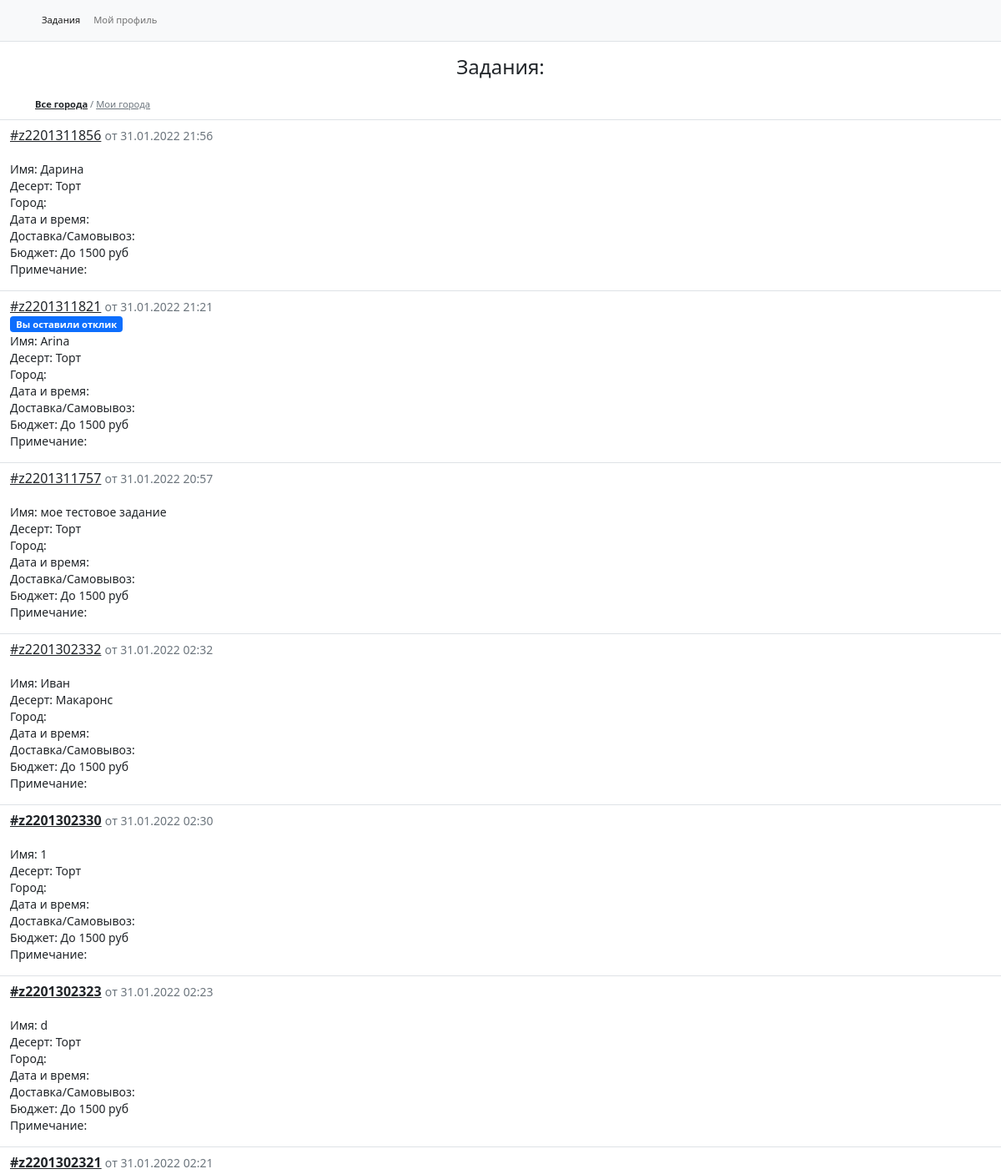
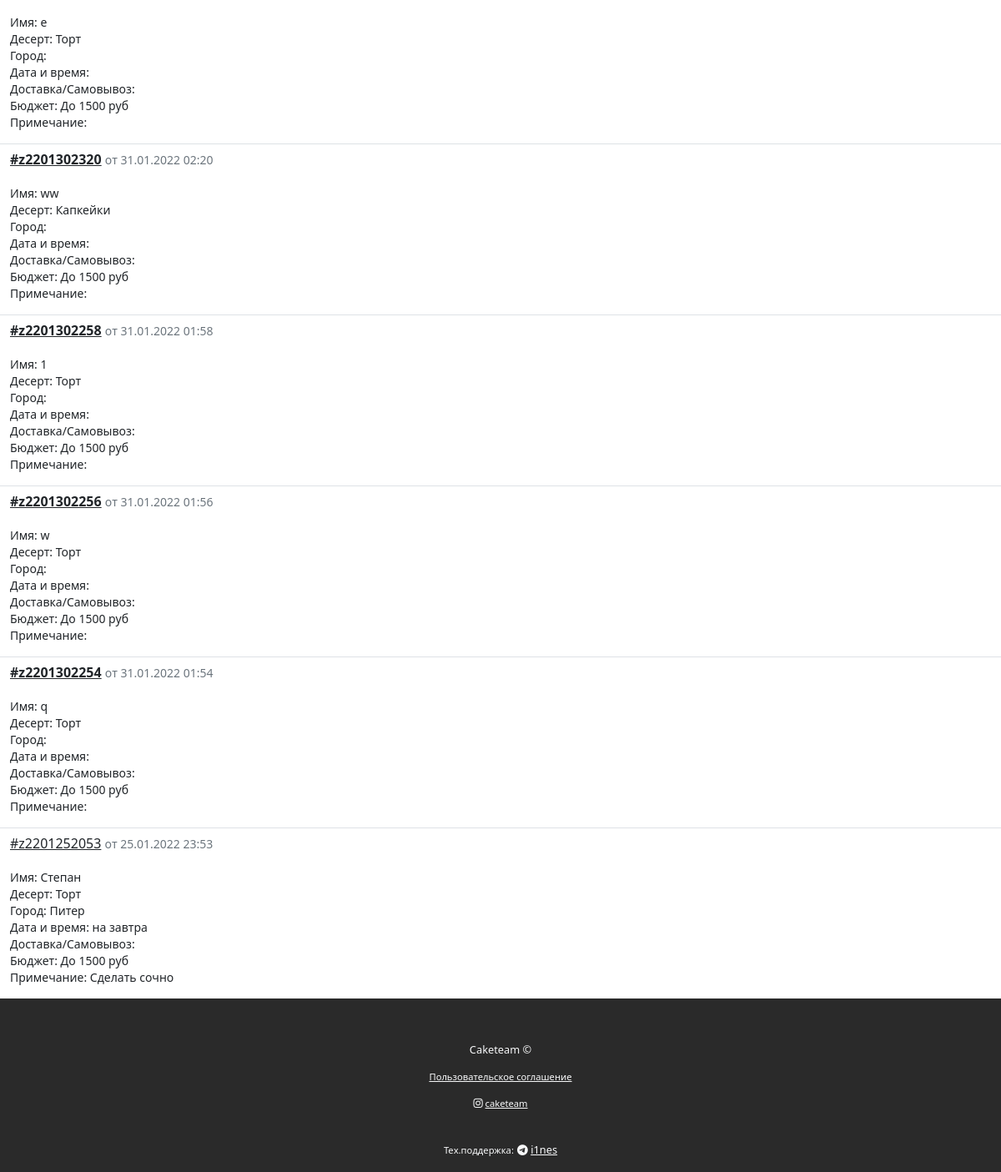
Page /a/orders (signed in) on the earlier database version (2 pictures, top to bottom).
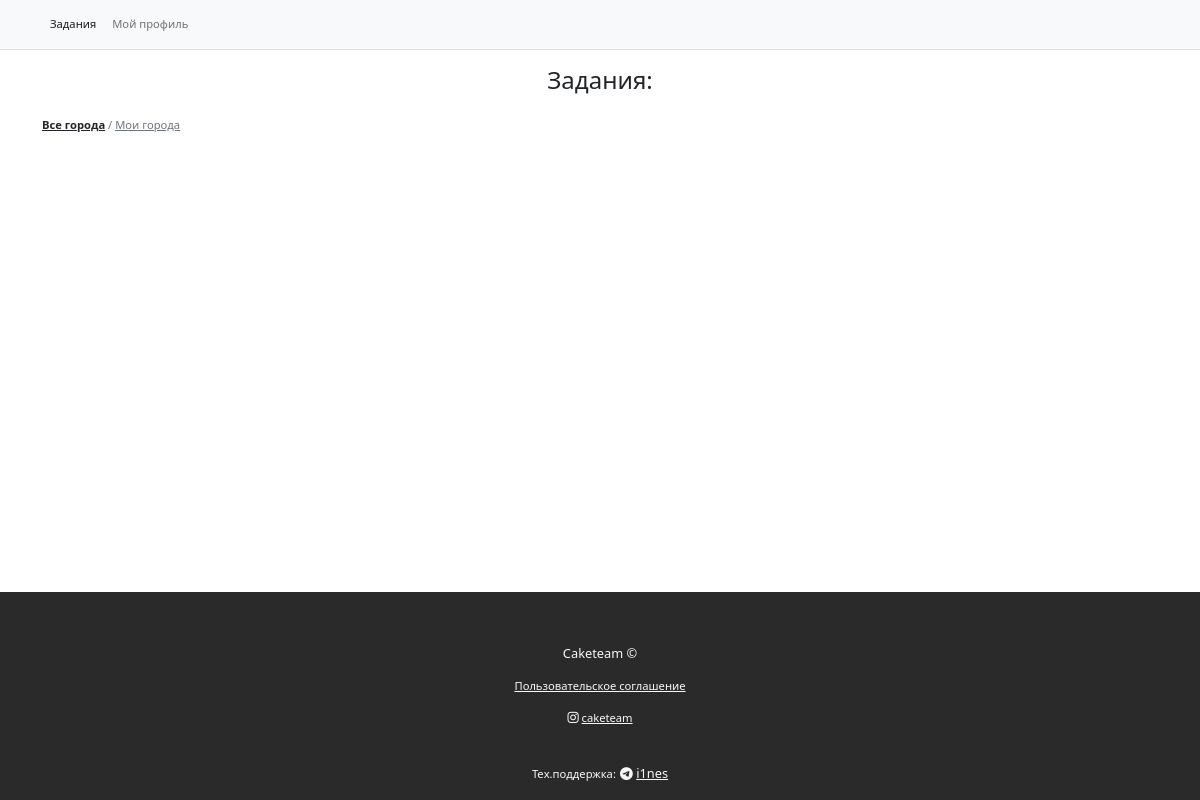
Same page on the later database version.
### quiz/models.py (models this page shows, shortened)
class Order(models.Model):
    STATUS_CHOICE = (
        ("NEW", "new"),
        ("FIND", "find"),
        ("WORK", "work"),
        ("DONE", "done"),
        ("UNDONE", "undone"),
    )
    name = models.CharField(max_length=200, default='')
    phone = models.CharField(max_length=15, default='')
    city = models.CharField(max_length=30, default='')
    max_responds = models.IntegerField(default=5)
    date = models.DateTimeField(auto_now_add=True, blank=True)
    status = models.CharField(max_length=15, choices=STATUS_CHOICE, default="NEW")
    note = models.TextField(default='')
    staff = models.ForeignKey(Staff, null=True, blank=True, on_delete=models.PROTECT, related_name="orders")
    respond_price = models.IntegerField(default=50)
    order_url = models.CharField(max_length=50, default="", unique=True)
    views = models.PositiveIntegerField(default=0)
    def set_numb_of_order(self):
        numb_of_order = '#z' + '{}'.format(self.date.strftime('%Y'))[-2:] + '{}'.format(
            self.date.strftime('%m%d%H%M'))
        return numb_of_order

### quiz/views.py (the view)
# urls.py: path('a/orders', quiz_views.staff_orders, name="staff_orders"),
def staff_orders(request):
    orders = Order.objects.exclude(status="NEW").order_by('-date')
    staff = request.user.staff
    filter_orders = []
    active = False
    if request.GET.get('f') == 'city':
        active = True
        for order in orders:
            if order.city in staff.cities:
                filter_orders.append(order)
    else:
        filter_orders = orders
    context = {'orders': filter_orders, 'staff': staff, 'active': active}
    return render(request, 'quiz/staff_orders.html', context)

### quiz/templatetags/is_responded.py (called while the page is built)
@register.filter
def is_responded(order, staff):
    return len(Respond.objects.filter(order=order, staff=staff)) > 0

### quiz/templatetags/is_viewed.py (called while the page is built)
@register.filter
def is_viewed(order, staff):
    return len(OrderCounter.objects.filter(order=order, staff=staff)) > 0

### quiz/templatetags/to_replace.py (called while the page is built)
@register.filter
def to_replace(value):
    return value.replace(";", "<br>")

### quiz/templates/quiz/staff_orders.html (shortened to what the changed rows need)
<!DOCTYPE html>
{% load to_replace %}
{% load is_viewed %}
{% load is_responded %}
{% load static %}
<html lang="en" class="h-100">
<head>
    <link rel="stylesheet" href="https://cdn.jsdelivr.net/npm/bootstrap-icons@1.7.2/font/bootstrap-icons.css">
    <link href="https://cdn.jsdelivr.net/npm/bootstrap@5.0.2/dist/css/bootstrap.min.css" rel="stylesheet">
    <link href="{% static 'css/style.css' %}" rel="stylesheet" />
</head>
<body class="d-flex flex-column h-100">
<main class="flex-shrink-0">
    {% for order in orders|slice:":100" %}
    <div class="container-fluid border-top border-top pt-2">
        <div class="row">
            <div class="col-12">
                {% if order.staff != staff and order.staff != None or order.status == "DONE" or order.status == "UNDONE" %}
                <p class="fw-normal lh-sm text-dark">{{ order.set_numb_of_order }}
                {% else %}
                    {% if order|is_viewed:staff %}
                    <p class="fw-normal lh-sm"><a class="text-dark" href="{% url 'order_respond_login' order_id=order.id telegram_id=staff.telegram_id %}">{{ order.set_numb_of_order }}</a>
                    {% else %}
                    <p class="fw-bold lh-sm"><a class="text-dark" href="{% url 'order_respond_login' order_id=order.id telegram_id=staff.telegram_id %}">{{ order.set_numb_of_order }}</a>
                    {% endif %}
                {% endif %}
                        <small class="text-muted fw-normal">от {{ order.date|date:'d.m.Y H:i' }}</small><br>
                        {% if order.staff == staff %}
                        <span class="badge bg-success offer-text">Вы исполнитель</span>{% if order.status == "DONE" %}<span class="text-success offer-text"> ЗАКАЗ ВЫПОЛНЕН</span>{% elif order.status == "UNDONE" %}<span class="text-danger offer-text"> ЗАКАЗ НЕ ВЫПОЛНЕН</span>{% endif %}
                        {% elif order.staff != staff and order.staff != None %}
                        <span class="badge bg-danger offer-text">Выбран другой кондитер</span>
                        {% elif order|is_responded:staff %}
                        <span class="badge bg-primary offer-text">Вы оставили отклик</span>
                        {% endif %}
                        {% autoescape off %}
                        <br><small class="text-dark fw-normal">{{ order.note|to_replace }}</small>
                        {% endautoescape %}
            </div>
        </div>
    </div>
    {% endfor %}
</main>
</body>
</html>

Differences in the rows shown:
removed Order: set_numb_of_order "#z2201311856", date "31.01.2022 21:56", note|to_replace "Имя: Дарина Десерт: Торт Город: Дата и время: Доставка/Самовывоз: Бюджет: До 1500 руб Примечание:"
removed Order: set_numb_of_order "#z2201311821", date "31.01.2022 21:21", shows "Вы оставили отклик", note|to_replace "Имя: Arina Десерт: Торт Город: Дата и время: Доставка/Самовывоз: Бюджет: До 1500 руб Примечание:"
removed Order: set_numb_of_order "#z2201311757", date "31.01.2022 20:57", note|to_replace "Имя: мое тестовое задание Десерт: Торт Город: Дата и время: Доставка/Самовывоз: Бюджет: До 1500 руб Примечание:"
removed Order: set_numb_of_order "#z2201302332", date "31.01.2022 02:32", note|to_replace "Имя: Иван Десерт: Макаронс Город: Дата и время: Доставка/Самовывоз: Бюджет: До 1500 руб Примечание:"
removed Order: set_numb_of_order "#z2201302330", date "31.01.2022 02:30", note|to_replace "Имя: 1 Десерт: Торт Город: Дата и время: Доставка/Самовывоз: Бюджет: До 1500 руб Примечание:"
removed Order: set_numb_of_order "#z2201302323", date "31.01.2022 02:23", note|to_replace "Имя: d Десерт: Торт Город: Дата и время: Доставка/Самовывоз: Бюджет: До 1500 руб Примечание:"
removed Order: set_numb_of_order "#z2201302321", date "31.01.2022 02:21", note|to_replace "Имя: e Десерт: Торт Город: Дата и время: Доставка/Самовывоз: Бюджет: До 1500 руб Примечание:"
removed Order: set_numb_of_order "#z2201302320", date "31.01.2022 02:20", note|to_replace "Имя: ww Десерт: Капкейки Город: Дата и время: Доставка/Самовывоз: Бюджет: До 1500 руб Примечание:"
removed Order: set_numb_of_order "#z2201302258", date "31.01.2022 01:58", note|to_replace "Имя: 1 Десерт: Торт Город: Дата и время: Доставка/Самовывоз: Бюджет: До 1500 руб Примечание:"
removed Order: set_numb_of_order "#z2201302256", date "31.01.2022 01:56", note|to_replace "Имя: w Десерт: Торт Город: Дата и время: Доставка/Самовывоз: Бюджет: До 1500 руб Примечание:"
removed Order: set_numb_of_order "#z2201302254", date "31.01.2022 01:54", note|to_replace "Имя: q Десерт: Торт Город: Дата и время: Доставка/Самовывоз: Бюджет: До 1500 руб Примечание:"
removed Order: set_numb_of_order "#z2201252053", date "25.01.2022 23:53", note|to_replace "Имя: Степан Десерт: Торт Город: Питер Дата и время: на завтра Доставка/Самовывоз: Бюджет: До 1500 руб Примечание: Сделать сочно"
